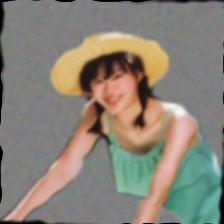
#> input picture PhotoMaker-hy/dump_data/idadapter-data/object_2.jpg, 224 x 224 px, given as the content of the folder ./projects/IDAdapter-diffusers/data/poco_celeb_images, which was not available
$ python 006_detect_long_image.py
#> lines starting #> are read from the running program, lines starting #| are printed output that depends on the picture; after the words box and inside, x2 and y2 are one past the last pixel; in counts of white or black regions, pixels touching at a corner belong together; pictures that were not available may be replaced by others from this repository, and a replacement may not be noted
import os
import argparse
import json
import numpy as np
from PIL import Image, ImageFont, ImageDraw
from copy import deepcopy
# import pandas as pd
import math
from tqdm import tqdm
import glob
import shutil
import cv2
import concurrent.futures
import time

data_root = "./projects/IDAdapter-diffusers/data/poco_celeb_images"

parent_path = "./projects/IDAdapter-diffusers/data-process/poco"
print(parent_path)
image_paths = []
image_extensions = ['.jpg', '.jpeg', '.png', '.bmp']
num_total_images = 0
for root, dirs, files in os.walk(data_root):
    for filename in files:
        # 获取文件扩展名
        extension = os.path.splitext(filename)[1].lower()
        # 如果是图像文件，则将文件路径添加到列表中
        if extension in image_extensions:
            num_total_images += 1
            file_path = os.path.join(root, filename)
            # if os.path.exists(file_path.replace(extension, '.json')):
            image_paths.append(file_path)

print(f"数据集图像数量: {num_total_images}")
image_paths = sorted(image_paths)

text_logger = open(os.path.join(parent_path, '006_detected_long_images.txt'), 'a+')
bug_logger = open(os.path.join(parent_path, '006_failed_images.txt'), 'a+')
# 遍历文件夹中的所有文件和子文件夹


print(f"开始处理数据集...")
start=time.time()
# 下载图片的函数
def detect_long_image(img_path):
#> called with img_path = '_only/object_2.jpg'
    image_name = os.path.splitext(os.path.basename(img_path))[0]
    image = cv2.imread(img_path)
#> image is the input picture: shape (224, 224, 3); mean B, G, R 119.8, 131, 137.2
    width = image.shape[1]
#> width = 224
    height = image.shape[0]
#> height = 224
    # 使用Canny边缘检测
    edges = cv2.Canny(image, 100, 180)
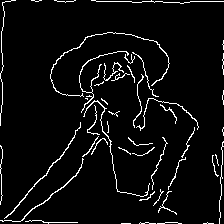
#> edges: shape (224, 224); 5.1% white in thin lines or dots

    # cv2.imwrite(f'edge.png', edges)
    # 使用Hough变换找到图像中的直线
    # lines = cv2.HoughLines(edges, 1, np.pi/180, 100)
    # lines = cv2.HoughLines(edges, 1, np.pi/180, int(width*0.5))
    lines = cv2.HoughLines(edges, 1, np.pi/180, int(width*0.5))
#> lines = [[1, 1.57]]

    if lines is not None:
        epsilon = 1e-3
        horizontal_lines = []
        vertical_lines = []
        for rho, theta in lines[:, 0]:
            # print(round(theta, 3), round(np.pi/2, 3))
            # round_theta = round(theta, 3)
            # print(round_theta, round_horizontal_theta, round_theta == round_horizontal_theta)
            if  np.abs(theta - np.pi/2) < epsilon:
                horizontal_lines.append((rho, theta))
            if np.abs(theta) < epsilon:
                vertical_lines.append((rho, theta))
#> this loop made 1 pass
#> after the loop, horizontal_lines = [(1, 1.57)]; vertical_lines = []

        # print(len(horizontal_lines), len(vertical_lines))
        if (len(horizontal_lines) > 0) or (len(vertical_lines) > 0):
            # print(f"检测到可能为长图")
            # 找到长图分割线
            ratio = max(height, width) / float(min(height, width))
#> ratio = 1
            if ratio > 1.7:
                return img_path, ratio
            else:
                return None
        else:
            return None

    else:
        return None


# # 使用线程池并行下载图片
with tqdm(total=len(image_paths)) as pbar:
    with concurrent.futures.ThreadPoolExecutor() as executor:
    #     # 将下载图片的函数提交给线程池，返回一个future对象列表
        future_to_url = {executor.submit(detect_long_image, img_path): img_path for img_path in image_paths}
        for future in concurrent.futures.as_completed(future_to_url):
            # 获取已完成的future对象并输出结果
            img_path = future_to_url[future]
            pbar.update()
            try:
                results = future.result()
                if results is not None:
                    text_logger.write(f'{results[0]} {results[1]}\n')
            except Exception as exc:
                print(f'{img_path} 检测失败，原因为：{exc}')
                bug_logger.write(f'{img_path}\n')

text_logger.close()
bug_logger.close()
end = time.time()

print(f"处理时间为: {end - start}")

$ run again, on PhotoMaker-hy/dump_data/idadapter-data/object_4.jpg
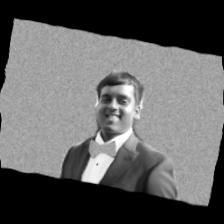
#> input picture PhotoMaker-hy/dump_data/idadapter-data/object_4.jpg, 224 x 224 px, given as the content of the folder ./projects/IDAdapter-diffusers/data/poco_celeb_images, which was not available
#> in detect_long_image, image is the input picture: shape (224, 224, 3); min 0, max 255, mean 98.6
#> in detect_long_image, `edges = cv2.Canny(image, 100, 180)`:
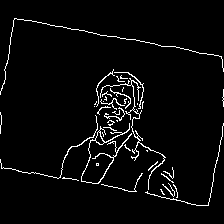
#> edges: shape (224, 224); 3.9% white in thin lines or dots, all inside (x1, y1, x2, y2) = (0, 18, 224, 206)
#> lines = None

$ run again, on PhotoMaker-hy/dump_data/idadapter-data/object_5.jpg
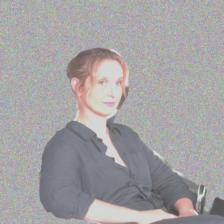
#> input picture PhotoMaker-hy/dump_data/idadapter-data/object_5.jpg, 224 x 224 px, given as the content of the folder ./projects/IDAdapter-diffusers/data/poco_celeb_images, which was not available
#> in detect_long_image, image is the input picture: shape (224, 224, 3); mean B, G, R 162.8, 161.3, 163.2
#> in detect_long_image, `edges = cv2.Canny(image, 100, 180)`:
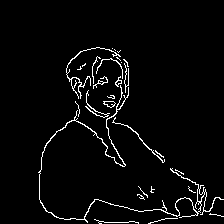
#> edges: shape (224, 224); 3.4% white in thin lines or dots, all inside (x1, y1, x2, y2) = (38, 47, 224, 224)
#> lines = None
